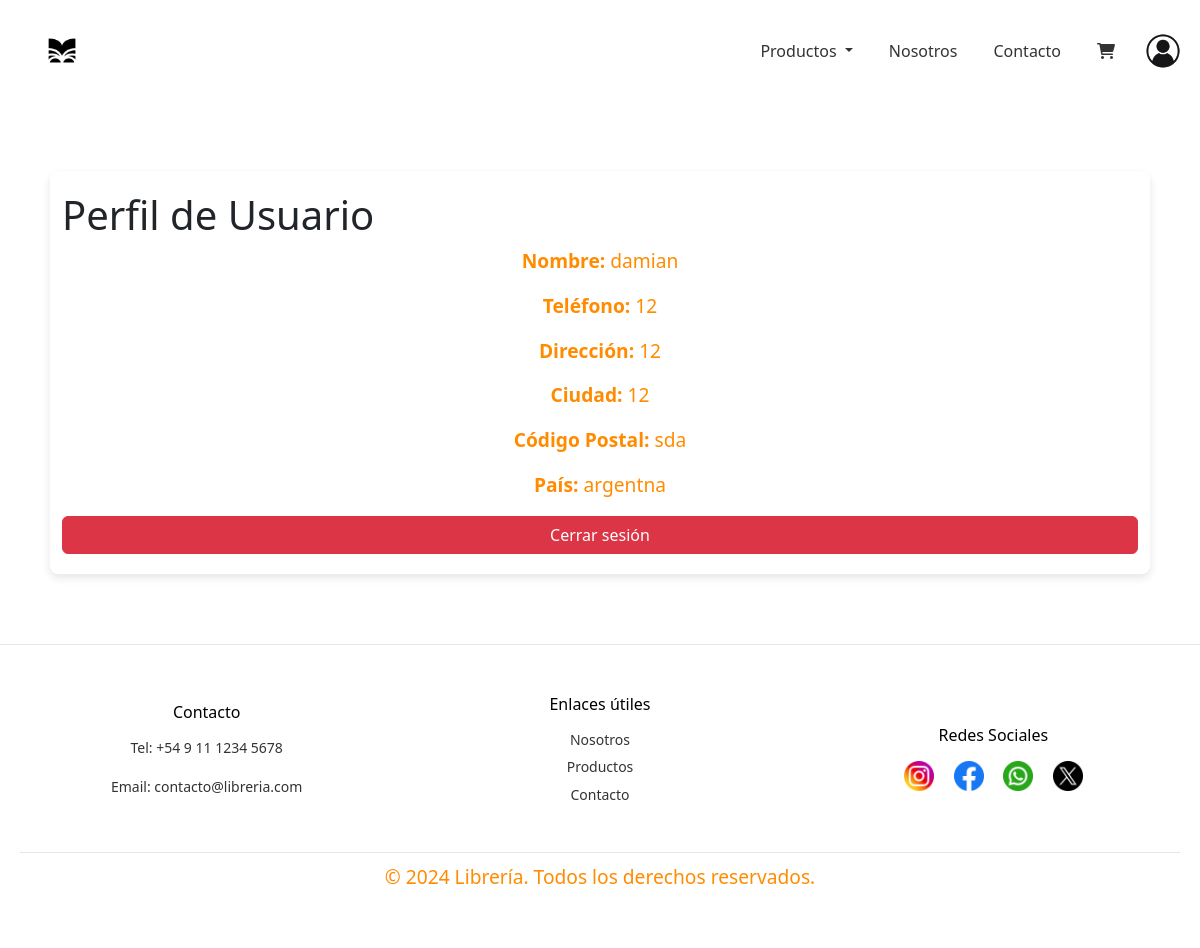
The page /userprofile/ (signed in) on the database its author committed.
### App/models.py (models this page shows, shortened)
class customer(models.Model):
    customer_id = models.AutoField(primary_key=True)
    user = models.OneToOneField(User, on_delete=models.CASCADE, related_name='customer', default=1)
    phone = models.CharField(max_length=20)
    address = models.TextField()
    city = models.CharField(max_length=50)
    postal_code = models.CharField(max_length=20)
    country = models.CharField(max_length=50)
    class Meta:
        db_table = 'customer'

### App/views.py (the view)
# urls.py: path('userprofile/', userprofile, name='userprofile'),
def userprofile(request):
    if request.user.is_authenticated:
        try:
            customer_obj = request.user.customer
            data = {
                'user': {
                    'name': customer_obj.user.username,
                    'phone': customer_obj.phone,
                    'address': customer_obj.address,
                    'city': customer_obj.city,
                    'postal_code': customer_obj.postal_code,
                    'country': customer_obj.country,
                },
                'is_authenticated': True,
            }
        except customer.DoesNotExist:
            data = {
                'is_authenticated': True,
                'error': 'No hay información adicional disponible.',
            }
    else:
        data = {
            'is_authenticated': False,
        }
    return render(request, 'userprofile.html', data)

### App/templates/userprofile.html
{% extends 'index.html' %}
{% block content %}
<div class="container">
    <h1>Perfil de Usuario</h1>
    {% if is_authenticated %}
        <p><strong>Nombre:</strong> {{ user.name }}</p>
        {% if user.phone %}
            <p><strong>Teléfono:</strong> {{ user.phone }}</p>
            <p><strong>Dirección:</strong> {{ user.address }}</p>
            <p><strong>Ciudad:</strong> {{ user.city }}</p>
            <p><strong>Código Postal:</strong> {{ user.postal_code }}</p>
            <p><strong>País:</strong> {{ user.country }}</p>
        {% else %}
            <p>No se encontró información adicional del cliente.</p>
        {% endif %}
        <a href="{% url 'salir' %}" class="btn btn-danger">Cerrar sesión</a>
        {% else %}
        <p>No has iniciado sesión.</p>
        <div>
            <a href="{% url 'signin' %}" class="btn btn-primary">Iniciar Sesión</a>
            <a href="{% url 'signup' %}" class="btn btn-secondary">Registrarse</a>
        </div>
    {% endif %}
</div>
{% endblock %}

### App/static/css/style.css (style rules this page uses)
* { margin: 0; padding: 0; box-sizing: border-box; }
body { font-family: Arial, sans-serif; background-color: #f7f7f7; color: #333; line-height: 1.5; }
.container { width: 80%; margin: 50px auto; padding: 20px; background-color: #ffffff; border-radius: 8px; box-shadow: 0 4px 8px rgba(0, 0, 0, 0.1); }
p { text-align: center; color: #ff8c00; font-size: 1.2em; }
.btn { font-size: 1.1em; padding: 12px; border-radius: 20px; cursor: pointer; text-align: center; width: 100%; box-sizing: border-box; transition: background-color 0.3s ease; }

### rows shown on the page
customer: phone "12", address "12", city "12", postal_code "sda", country "argentna"

### other values the page prints
{{ user.name }} "damian"
